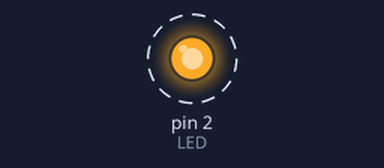
Simulated run of this sketch. Board: Arduino Uno, built with avr-gcc and run on an emulated ATmega328P. Shown: output pins drawn as LEDs (lit = HIGH). Dashed ring = blinking.

Above: at 0.5 s.
Timing chart, 0 to 4.6 s (numbered marks = the images above):
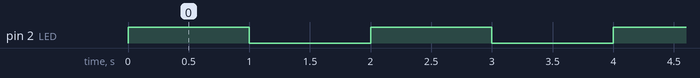

Measured:
- by itself, pin 2 (LED): alternates HIGH for 1.0 s and LOW for 1.0 s

The sketch:

Blink.ino
```cpp
#define LED 2

const int delayLed = 1000;

void setup() {
  pinMode(LED,OUTPUT);
}

void loop() {
  digitalWrite(LED,HIGH);
  delay(delayLed);
  digitalWrite(LED,LOW);
  delay(delayLed);
}
```
